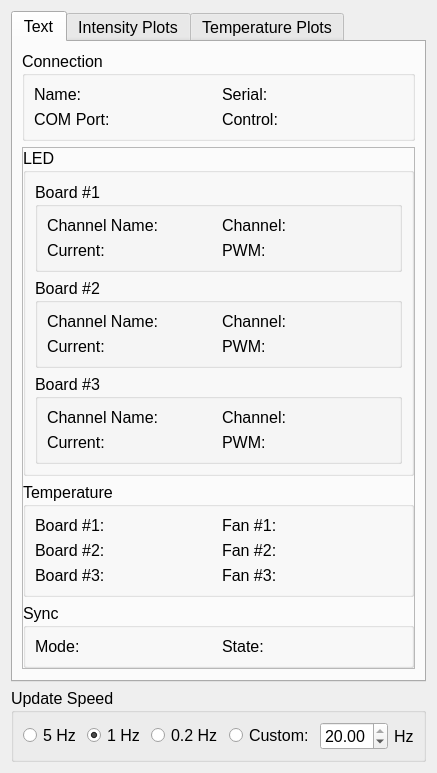
<?xml version="1.0" encoding="UTF-8"?>
<ui version="4.0">
 <class>Form</class>
 <widget class="QWidget" name="Form">
  <property name="geometry">
   <rect>
    <x>0</x>
    <y>0</y>
    <width>418</width>
    <height>714</height>
   </rect>
  </property>
  <property name="font">
   <font>
    <pointsize>12</pointsize>
   </font>
  </property>
  <property name="windowTitle">
   <string>Status</string>
  </property>
  <layout class="QGridLayout" name="gridLayout">
   <item row="0" column="0">
    <widget class="QTabWidget" name="main_tab">
     <property name="currentIndex">
      <number>0</number>
     </property>
     <widget class="QWidget" name="text_tab">
      <attribute name="title">
       <string>Text</string>
      </attribute>
      <layout class="QGridLayout" name="gridLayout_6" rowstretch="0,0,0">
       <item row="1" column="0">
        <widget class="QFrame" name="frame">
         <property name="frameShape">
          <enum>QFrame::StyledPanel</enum>
         </property>
         <property name="frameShadow">
          <enum>QFrame::Raised</enum>
         </property>
         <layout class="QGridLayout" name="gridLayout_12" rowstretch="0,0,0,0,0">
          <property name="leftMargin">
           <number>0</number>
          </property>
          <property name="topMargin">
           <number>0</number>
          </property>
          <property name="rightMargin">
           <number>0</number>
          </property>
          <property name="bottomMargin">
           <number>0</number>
          </property>
          <item row="4" column="0">
           <widget class="QGroupBox" name="text_sync_box">
            <property name="font">
             <font>
              <pointsize>12</pointsize>
              <weight>50</weight>
              <bold>false</bold>
              <underline>false</underline>
             </font>
            </property>
            <property name="title">
             <string>Sync</string>
            </property>
            <layout class="QGridLayout" name="gridLayout_11">
             <item row="0" column="0">
              <widget class="QLabel" name="text_mode_label">
               <property name="font">
                <font>
                 <pointsize>12</pointsize>
                 <weight>50</weight>
                 <bold>false</bold>
                 <underline>false</underline>
                </font>
               </property>
               <property name="toolTip">
                <string>The type of sync currently selected.</string>
               </property>
               <property name="text">
                <string>Mode: </string>
               </property>
              </widget>
             </item>
             <item row="0" column="1">
              <widget class="QLabel" name="text_state_label">
               <property name="toolTip">
                <string>The state of the sync (Digital: HIGH or LOW, Confocal: Scanning or Standby, etc.)</string>
               </property>
               <property name="text">
                <string>State:</string>
               </property>
              </widget>
             </item>
            </layout>
           </widget>
          </item>
          <item row="3" column="0">
           <widget class="QGroupBox" name="text_temperature_box">
            <property name="font">
             <font>
              <pointsize>12</pointsize>
              <weight>50</weight>
              <bold>false</bold>
              <underline>false</underline>
             </font>
            </property>
            <property name="title">
             <string>Temperature</string>
            </property>
            <layout class="QGridLayout" name="gridLayout_8">
             <item row="0" column="0">
              <widget class="QLabel" name="text_board1_label">
               <property name="font">
                <font>
                 <pointsize>12</pointsize>
                 <weight>50</weight>
                 <bold>false</bold>
                 <underline>false</underline>
                </font>
               </property>
               <property name="toolTip">
                <string>Temperature of transistor used to regulate the LED current.</string>
               </property>
               <property name="text">
                <string>Board #1:</string>
               </property>
              </widget>
             </item>
             <item row="0" column="1">
              <widget class="QLabel" name="text_board1_fan_label">
               <property name="font">
                <font>
                 <pointsize>12</pointsize>
                 <weight>50</weight>
                 <bold>false</bold>
                 <underline>false</underline>
                </font>
               </property>
               <property name="toolTip">
                <string>Speed of the internal fan (0% = off, 100% = full speed)</string>
               </property>
               <property name="text">
                <string>Fan #1:</string>
               </property>
              </widget>
             </item>
             <item row="1" column="0">
              <widget class="QLabel" name="text_board2_label">
               <property name="font">
                <font>
                 <pointsize>12</pointsize>
                 <weight>50</weight>
                 <bold>false</bold>
                 <underline>false</underline>
                </font>
               </property>
               <property name="toolTip">
                <string>Temperature of the current sense resistors.</string>
               </property>
               <property name="text">
                <string>Board #2:</string>
               </property>
              </widget>
             </item>
             <item row="2" column="0">
              <widget class="QLabel" name="text_board3_label">
               <property name="font">
                <font>
                 <pointsize>12</pointsize>
                 <weight>50</weight>
                 <bold>false</bold>
                 <underline>false</underline>
                </font>
               </property>
               <property name="toolTip">
                <string>Temperature of the externally connected thermistor.</string>
               </property>
               <property name="text">
                <string>Board #3:</string>
               </property>
              </widget>
             </item>
             <item row="1" column="1">
              <widget class="QLabel" name="text_board2_fan_label">
               <property name="toolTip">
                <string>Speed of the external fan (0% = off, 100% = full speed)</string>
               </property>
               <property name="text">
                <string>Fan #2:</string>
               </property>
              </widget>
             </item>
             <item row="2" column="1">
              <widget class="QLabel" name="label">
               <property name="text">
                <string>Fan #3:</string>
               </property>
              </widget>
             </item>
            </layout>
           </widget>
          </item>
          <item row="2" column="0">
           <widget class="QGroupBox" name="text_led_box">
            <property name="font">
             <font>
              <pointsize>12</pointsize>
              <weight>50</weight>
              <bold>false</bold>
              <underline>false</underline>
             </font>
            </property>
            <property name="title">
             <string>LED</string>
            </property>
            <layout class="QGridLayout" name="gridLayout_18">
             <item row="0" column="0">
              <widget class="QGroupBox" name="text_led_board1_box">
               <property name="title">
                <string>Board #1</string>
               </property>
               <layout class="QGridLayout" name="gridLayout_7">
                <item row="0" column="0">
                 <widget class="QLabel" name="text_channel_name_board1_label">
                  <property name="font">
                   <font>
                    <pointsize>12</pointsize>
                    <weight>50</weight>
                    <bold>false</bold>
                    <underline>false</underline>
                   </font>
                  </property>
                  <property name="toolTip">
                   <string>The name of active LED channel</string>
                  </property>
                  <property name="text">
                   <string>Channel Name:</string>
                  </property>
                 </widget>
                </item>
                <item row="0" column="1">
                 <widget class="QLabel" name="text_channel_board1_label">
                  <property name="font">
                   <font>
                    <pointsize>12</pointsize>
                    <weight>50</weight>
                    <bold>false</bold>
                    <underline>false</underline>
                   </font>
                  </property>
                  <property name="toolTip">
                   <string>The number of active LED channel (1-4)</string>
                  </property>
                  <property name="text">
                   <string>Channel:</string>
                  </property>
                 </widget>
                </item>
                <item row="1" column="0">
                 <widget class="QLabel" name="text_current_board1_label">
                  <property name="font">
                   <font>
                    <pointsize>12</pointsize>
                    <weight>50</weight>
                    <bold>false</bold>
                    <underline>false</underline>
                   </font>
                  </property>
                  <property name="toolTip">
                   <string>The current output of the LED as a percent of the current limit for the LED.</string>
                  </property>
                  <property name="text">
                   <string>Current: </string>
                  </property>
                 </widget>
                </item>
                <item row="1" column="1">
                 <widget class="QLabel" name="text_pwm_board1_label">
                  <property name="font">
                   <font>
                    <pointsize>12</pointsize>
                    <weight>50</weight>
                    <bold>false</bold>
                    <underline>false</underline>
                   </font>
                  </property>
                  <property name="toolTip">
                   <string>The percent PWM modulation of the LED (0% = always off, 100% = always on)</string>
                  </property>
                  <property name="text">
                   <string>PWM: </string>
                  </property>
                 </widget>
                </item>
               </layout>
              </widget>
             </item>
             <item row="1" column="0">
              <widget class="QGroupBox" name="text_led_board2_box">
               <property name="title">
                <string>Board #2</string>
               </property>
               <layout class="QGridLayout" name="gridLayout_10">
                <item row="0" column="0">
                 <widget class="QLabel" name="text_channel_name_board2_label">
                  <property name="font">
                   <font>
                    <pointsize>12</pointsize>
                    <weight>50</weight>
                    <bold>false</bold>
                    <underline>false</underline>
                   </font>
                  </property>
                  <property name="toolTip">
                   <string>The name of active LED channel</string>
                  </property>
                  <property name="text">
                   <string>Channel Name:</string>
                  </property>
                 </widget>
                </item>
                <item row="0" column="1">
                 <widget class="QLabel" name="text_channel_board2_label">
                  <property name="font">
                   <font>
                    <pointsize>12</pointsize>
                    <weight>50</weight>
                    <bold>false</bold>
                    <underline>false</underline>
                   </font>
                  </property>
                  <property name="toolTip">
                   <string>The number of active LED channel (1-4)</string>
                  </property>
                  <property name="text">
                   <string>Channel:</string>
                  </property>
                 </widget>
                </item>
                <item row="1" column="0">
                 <widget class="QLabel" name="text_current_board2_label">
                  <property name="font">
                   <font>
                    <pointsize>12</pointsize>
                    <weight>50</weight>
                    <bold>false</bold>
                    <underline>false</underline>
                   </font>
                  </property>
                  <property name="toolTip">
                   <string>The current output of the LED as a percent of the current limit for the LED.</string>
                  </property>
                  <property name="text">
                   <string>Current: </string>
                  </property>
                 </widget>
                </item>
                <item row="1" column="1">
                 <widget class="QLabel" name="text_pwm_board2_label">
                  <property name="font">
                   <font>
                    <pointsize>12</pointsize>
                    <weight>50</weight>
                    <bold>false</bold>
                    <underline>false</underline>
                   </font>
                  </property>
                  <property name="toolTip">
                   <string>The percent PWM modulation of the LED (0% = always off, 100% = always on)</string>
                  </property>
                  <property name="text">
                   <string>PWM: </string>
                  </property>
                 </widget>
                </item>
               </layout>
              </widget>
             </item>
             <item row="2" column="0">
              <widget class="QGroupBox" name="text_led_board3_box">
               <property name="title">
                <string>Board #3</string>
               </property>
               <layout class="QGridLayout" name="gridLayout_15">
                <item row="0" column="0">
                 <widget class="QLabel" name="text_channel_name_board3_label">
                  <property name="font">
                   <font>
                    <pointsize>12</pointsize>
                    <weight>50</weight>
                    <bold>false</bold>
                    <underline>false</underline>
                   </font>
                  </property>
                  <property name="toolTip">
                   <string>The name of active LED channel</string>
                  </property>
                  <property name="text">
                   <string>Channel Name:</string>
                  </property>
                 </widget>
                </item>
                <item row="0" column="1">
                 <widget class="QLabel" name="text_channel_board3_label">
                  <property name="font">
                   <font>
                    <pointsize>12</pointsize>
                    <weight>50</weight>
                    <bold>false</bold>
                    <underline>false</underline>
                   </font>
                  </property>
                  <property name="toolTip">
                   <string>The number of active LED channel (1-4)</string>
                  </property>
                  <property name="text">
                   <string>Channel:</string>
                  </property>
                 </widget>
                </item>
                <item row="1" column="0">
                 <widget class="QLabel" name="text_current_board3_label">
                  <property name="font">
                   <font>
                    <pointsize>12</pointsize>
                    <weight>50</weight>
                    <bold>false</bold>
                    <underline>false</underline>
                   </font>
                  </property>
                  <property name="toolTip">
                   <string>The current output of the LED as a percent of the current limit for the LED.</string>
                  </property>
                  <property name="text">
                   <string>Current: </string>
                  </property>
                 </widget>
                </item>
                <item row="1" column="1">
                 <widget class="QLabel" name="text_pwm_board3_label">
                  <property name="font">
                   <font>
                    <pointsize>12</pointsize>
                    <weight>50</weight>
                    <bold>false</bold>
                    <underline>false</underline>
                   </font>
                  </property>
                  <property name="toolTip">
                   <string>The percent PWM modulation of the LED (0% = always off, 100% = always on)</string>
                  </property>
                  <property name="text">
                   <string>PWM: </string>
                  </property>
                 </widget>
                </item>
               </layout>
              </widget>
             </item>
            </layout>
           </widget>
          </item>
         </layout>
        </widget>
       </item>
       <item row="0" column="0">
        <widget class="QGroupBox" name="text_connection_box">
         <property name="font">
          <font>
           <pointsize>12</pointsize>
           <weight>50</weight>
           <italic>false</italic>
           <bold>false</bold>
           <underline>false</underline>
           <strikeout>false</strikeout>
          </font>
         </property>
         <property name="title">
          <string>Connection</string>
         </property>
         <layout class="QGridLayout" name="gridLayout_9">
          <item row="0" column="1">
           <widget class="QLabel" name="text_serial_label">
            <property name="font">
             <font>
              <pointsize>12</pointsize>
              <weight>50</weight>
              <italic>false</italic>
              <bold>false</bold>
              <underline>false</underline>
              <strikeout>false</strikeout>
             </font>
            </property>
            <property name="toolTip">
             <string>Serial number of the selected LED driver</string>
            </property>
            <property name="text">
             <string>Serial: </string>
            </property>
           </widget>
          </item>
          <item row="0" column="0">
           <widget class="QLabel" name="text_name_label">
            <property name="font">
             <font>
              <pointsize>12</pointsize>
              <weight>50</weight>
              <italic>false</italic>
              <bold>false</bold>
              <underline>false</underline>
              <strikeout>false</strikeout>
             </font>
            </property>
            <property name="toolTip">
             <string>Name of the selected LED driver</string>
            </property>
            <property name="text">
             <string>Name: </string>
            </property>
           </widget>
          </item>
          <item row="1" column="0">
           <widget class="QLabel" name="text_com_port_label">
            <property name="font">
             <font>
              <pointsize>12</pointsize>
              <weight>50</weight>
              <italic>false</italic>
              <bold>false</bold>
              <underline>false</underline>
              <strikeout>false</strikeout>
             </font>
            </property>
            <property name="toolTip">
             <string>COM port the selected LED driver is using.</string>
            </property>
            <property name="text">
             <string>COM Port: </string>
            </property>
           </widget>
          </item>
          <item row="1" column="1">
           <widget class="QLabel" name="text_control_label">
            <property name="toolTip">
             <string>Whether the driver is being controlled mechnically or via software.</string>
            </property>
            <property name="text">
             <string>Control:</string>
            </property>
           </widget>
          </item>
         </layout>
        </widget>
       </item>
       <item row="2" column="0">
        <spacer name="text_spacer">
         <property name="orientation">
          <enum>Qt::Vertical</enum>
         </property>
         <property name="sizeHint" stdset="0">
          <size>
           <width>20</width>
           <height>40</height>
          </size>
         </property>
        </spacer>
       </item>
      </layout>
     </widget>
     <widget class="QWidget" name="intensity_tab">
      <property name="contextMenuPolicy">
       <enum>Qt::CustomContextMenu</enum>
      </property>
      <attribute name="title">
       <string>Intensity Plots</string>
      </attribute>
      <layout class="QGridLayout" name="gridLayout_4">
       <item row="0" column="0">
        <widget class="QGroupBox" name="graph_intensity_pwm_box">
         <property name="toolTip">
          <string>Plot of driver LED PWM as a % of total PWM (0% = always off, 100% = always on)</string>
         </property>
         <property name="title">
          <string>LED Intensity: PWM</string>
         </property>
         <layout class="QGridLayout" name="gridLayout_3">
          <property name="leftMargin">
           <number>9</number>
          </property>
          <property name="topMargin">
           <number>9</number>
          </property>
          <property name="rightMargin">
           <number>9</number>
          </property>
          <property name="bottomMargin">
           <number>9</number>
          </property>
          <item row="0" column="0">
           <widget class="PlotWidget" name="graph_intensity_pwm">
            <property name="toolTip">
             <string>Plot of driver LED PWM as a % of total PWM (0% = always off, 100% = always on)</string>
            </property>
           </widget>
          </item>
         </layout>
        </widget>
       </item>
       <item row="1" column="0">
        <widget class="QGroupBox" name="graph_intensity_current_box">
         <property name="toolTip">
          <string>Plot of current output of the LED as a percent of the current limit for the LED.</string>
         </property>
         <property name="title">
          <string>LED Intensity: Current</string>
         </property>
         <layout class="QGridLayout" name="gridLayout_5">
          <property name="leftMargin">
           <number>9</number>
          </property>
          <property name="rightMargin">
           <number>9</number>
          </property>
          <property name="bottomMargin">
           <number>9</number>
          </property>
          <item row="0" column="0">
           <widget class="PlotWidget" name="graph_intensity_current">
            <property name="toolTip">
             <string>Plot of current output of the LED as a percent of the current limit for the LED.</string>
            </property>
           </widget>
          </item>
         </layout>
        </widget>
       </item>
      </layout>
     </widget>
     <widget class="QWidget" name="temperature_tab">
      <attribute name="title">
       <string>Temperature Plots</string>
      </attribute>
      <layout class="QGridLayout" name="gridLayout_2">
       <item row="1" column="0">
        <widget class="QGroupBox" name="temperature_board2_box">
         <property name="toolTip">
          <string>Plot of temperature of the current sense resistors.</string>
         </property>
         <property name="title">
          <string>Temperature: Board #2</string>
         </property>
         <layout class="QGridLayout" name="gridLayout_14">
          <item row="0" column="0">
           <widget class="PlotWidget" name="graph_temperature_board2">
            <property name="toolTip">
             <string>Plot of temperature of the current sense resistors.</string>
            </property>
           </widget>
          </item>
         </layout>
        </widget>
       </item>
       <item row="2" column="0">
        <widget class="QGroupBox" name="temperature_board3_box">
         <property name="toolTip">
          <string>Plot of temperature of external thermistor.</string>
         </property>
         <property name="title">
          <string>Temperature: Board #3</string>
         </property>
         <layout class="QGridLayout" name="gridLayout_16">
          <item row="0" column="0">
           <widget class="PlotWidget" name="graph_temperature_board3">
            <property name="toolTip">
             <string>Plot of temperature of external thermistor.</string>
            </property>
           </widget>
          </item>
         </layout>
        </widget>
       </item>
       <item row="0" column="0">
        <widget class="QGroupBox" name="temperature_board1_box">
         <property name="toolTip">
          <string>Plot of temperature of transistor used to regulate the LED current.</string>
         </property>
         <property name="title">
          <string>Temperature: Board #1</string>
         </property>
         <layout class="QGridLayout" name="gridLayout_13">
          <item row="0" column="0">
           <widget class="PlotWidget" name="graph_temperature_board1">
            <property name="toolTip">
             <string>Plot of temperature of transistor used to regulate the LED current.</string>
            </property>
           </widget>
          </item>
         </layout>
        </widget>
       </item>
      </layout>
     </widget>
    </widget>
   </item>
   <item row="1" column="0">
    <widget class="QGroupBox" name="graph_update_box_0">
     <property name="toolTip">
      <string>Set the refresh rate of the status window.  Slower refresh rates will have greater precision.</string>
     </property>
     <property name="title">
      <string>Update Speed</string>
     </property>
     <layout class="QGridLayout" name="gridLayout_17" columnstretch="20,20,20,0,0,0">
      <item row="0" column="5">
       <widget class="QLabel" name="graph_custom_update_label">
        <property name="text">
         <string>Hz</string>
        </property>
       </widget>
      </item>
      <item row="0" column="4">
       <widget class="QDoubleSpinBox" name="graph_custom_update_spinbox">
        <property name="toolTip">
         <string>Set the custom status window update rate (0.01 to 10 Hz)</string>
        </property>
        <property name="minimum">
         <double>0.010000000000000</double>
        </property>
        <property name="maximum">
         <double>20.000000000000000</double>
        </property>
        <property name="value">
         <double>20.000000000000000</double>
        </property>
       </widget>
      </item>
      <item row="0" column="2">
       <widget class="QRadioButton" name="graph_slow_update_button">
        <property name="toolTip">
         <string>Update the status window at 0.2 Hz</string>
        </property>
        <property name="text">
         <string>0.2 Hz</string>
        </property>
       </widget>
      </item>
      <item row="0" column="0">
       <widget class="QRadioButton" name="graph_fast_update_button">
        <property name="toolTip">
         <string>Update the status window at 5 Hz</string>
        </property>
        <property name="text">
         <string>5 Hz</string>
        </property>
       </widget>
      </item>
      <item row="0" column="1">
       <widget class="QRadioButton" name="graph_normal_update_button">
        <property name="toolTip">
         <string>Update the status window at 1 Hz</string>
        </property>
        <property name="text">
         <string>1 Hz</string>
        </property>
        <property name="checked">
         <bool>true</bool>
        </property>
       </widget>
      </item>
      <item row="0" column="3">
       <widget class="QRadioButton" name="graph_custom_update_button">
        <property name="toolTip">
         <string>Update the status window at a custom rate (0.01 - 10 Hz)</string>
        </property>
        <property name="text">
         <string>Custom:</string>
        </property>
       </widget>
      </item>
     </layout>
    </widget>
   </item>
  </layout>
 </widget>
 <customwidgets>
  <customwidget>
   <class>PlotWidget</class>
   <extends>QGraphicsView</extends>
   <header>pyqtgraph</header>
  </customwidget>
 </customwidgets>
 <resources/>
 <connections/>
</ui>
